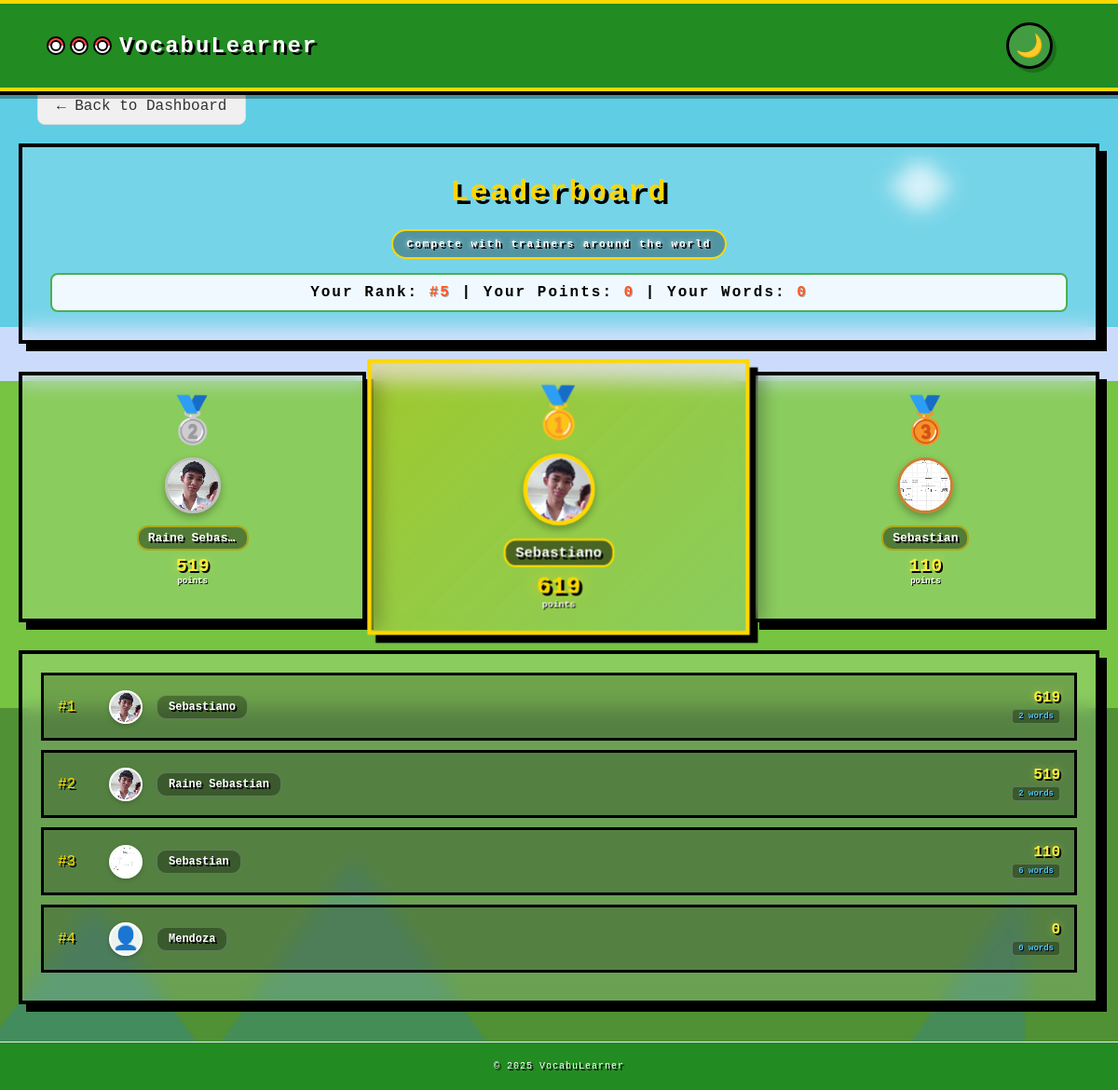
Page /leaderboard (signed in) on the committed database.
### models.py (models this page shows)
class UserAcc(db.Model):
    user_id = db.Column(db.Integer, primary_key=True)
    name = db.Column(db.String(50), nullable=False)
    email = db.Column(db.String(100), unique=True, nullable=False)
    password = db.Column(db.String(200), nullable=False)
    is_admin = db.Column(db.Boolean, default=False)
    is_active = db.Column(db.Boolean, default=True)
    date_created = db.Column(db.DateTime, default=datetime.utcnow)
    last_login = db.Column(db.DateTime)
    last_logout = db.Column(db.DateTime)
    pokemon_name = db.Column(db.String(100))
    pokemon_id = db.Column(db.Integer, db.ForeignKey('pokemon.pokemon_id'))
    profile_picture = db.Column(db.String(200))
    current_streak = db.Column(db.Integer, default=0)
    longest_streak = db.Column(db.Integer, default=0)
    total_points = db.Column(db.Integer, default=0)  # Pokémon EXP
    collected_pokemon = db.relationship('UserPokemon', backref='owner', lazy=True, cascade='all, delete-orphan')

### Main.py (the view)
@app.route('/leaderboard')
@login_required
def leaderboard():
    current_user = get_current_user()
    users = UserAcc.query.filter_by(is_admin=False).order_by(UserAcc.total_points.desc(), UserAcc.name).all()
    from sqlalchemy import func
    word_counts = db.session.query(
        UserWords.user_id,
        func.count(UserWords.word_id).label('word_count')
    ).group_by(UserWords.user_id).all()
    word_count_dict = {user_id: count for user_id, count in word_counts}
    leaderboard_data = []
    current_user_word_count = 0
    user_rank = None
    for rank, user in enumerate(users, start=1):
        word_count = word_count_dict.get(user.user_id, 0)
        if user.user_id == current_user.user_id:
            current_user_word_count = word_count
            user_rank = rank
        leaderboard_data.append({
            'rank': rank,
            'user_id': user.user_id,  # ADD THIS LINE
            'username': user.name,
            'profile_picture': user.profile_picture,
            'score': user.total_points or 0,
            'words': word_count,
            'is_current_user': user.user_id == current_user.user_id
        })
    podium_users = leaderboard_data[:3] if leaderboard_data else []
    return render_template('leaderboard.html',
                         current_user=current_user,
                         current_user_word_count=current_user_word_count,
                         user_rank=user_rank or len(users) + 1,
                         podium_users=podium_users,
                         leaderboard_data=leaderboard_data)

### Main.py (called while the page is built)
def login_required(f):
    @wraps(f)
    def decorated_function(*args, **kwargs):
        if 'user_id' not in session:
            flash("Please log in to access this page.", "warning")
            return redirect(url_for('login'))
        return f(*args, **kwargs)
    return decorated_function

def get_current_user():
    if 'user_id' in session:
        return UserAcc.query.get(session['user_id'])
    return None

### Templates/leaderboard.html (shortened to what this page needs)
{% extends 'base.html' %}
{% block content %}
    {% block logo_link %}
        <a href="{{ url_for('dashboard') }}" class="logo-link">
            <div class="logo-icon">
                <div class="pokeball-mini"></div>
                <div class="pokeball-mini"></div>
                <div class="pokeball-mini"></div>
            </div>
            VocabuLearner
        </a>
    {% endblock %}
    <div style="width: 100%; max-width: 1200px; margin: 20px auto; padding: 0 20px; box-sizing: border-box;">
    </div>
    <div class="leaderboard-container">
        <div style="width: 100%; max-width: 1200px; margin: 20px auto; padding: 0 20px; box-sizing: border-box;">
            <a href="{{ url_for('dashboard') }}" style="display: inline-block; padding: 10px 20px; background-color: #f0f0f0; color: #333; text-decoration: none; border-radius: 8px; font-weight: 500; transition: all 0.3s ease; border: 1px solid #ddd;">
                ← Back to Dashboard
            </a>
        </div>
        <div class="page-title">
            <h1>Leaderboard</h1>
            <p>Compete with trainers around the world</p>
            <div class="user-rank-info">
                Your Rank: <strong>#{{ user_rank }}</strong> |
                Your Points: <strong>{{ current_user.total_points }}</strong> |
                Your Words: <strong>{{ current_user_word_count }}</strong>
            </div>
        </div>
        <div class="top-three">
            <div class="podium second {% if podium_users|length >= 2 %}clickable{% endif %}"
                 {% if podium_users|length >= 2 %}data-profile-url="{{ url_for('view_profile', user_id=podium_users[1].user_id) }}"{% endif %}>
                <div class="rank">🥈</div>
                {% if podium_users|length >= 2 %}
                <div class="podium-user-info">
                    <div class="podium-avatar">
                        {% if podium_users[1].profile_picture %}
                        <img src="{{ podium_users[1].profile_picture }}" alt="{{ podium_users[1].username }}" class="avatar-img">
                        {% else %}
                        <div class="avatar-default">👤</div>
                        {% endif %}
                    </div>
                    <div class="podium-details">
                        <div class="username">{{ podium_users[1].username }}</div>
                        <div class="score">{{ podium_users[1].score }}</div>
                        <div class="label">points</div>
                    </div>
                </div>
                {% endif %}
            </div>
            <div class="podium first {% if podium_users|length >= 1 %}clickable{% endif %}"
                 {% if podium_users|length >= 1 %}data-profile-url="{{ url_for('view_profile', user_id=podium_users[0].user_id) }}"{% endif %}>
                <div class="rank">🥇</div>
                {% if podium_users|length >= 1 %}
                <div class="podium-user-info">
                    <div class="podium-avatar">
                        {% if podium_users[0].profile_picture %}
                        <img src="{{ podium_users[0].profile_picture }}" alt="{{ podium_users[0].username }}" class="avatar-img">
                        {% else %}
                        <div class="avatar-default">👑</div>
                        {% endif %}
                    </div>
                    <div class="podium-details">
                        <div class="username">{{ podium_users[0].username }}</div>
                        <div class="score">{{ podium_users[0].score }}</div>
                        <div class="label">points</div>
                    </div>
                </div>
                {% endif %}
            </div>
            <div class="podium third {% if podium_users|length >= 3 %}clickable{% endif %}"
                 {% if podium_users|length >= 3 %}data-profile-url="{{ url_for('view_profile', user_id=podium_users[2].user_id) }}"{% endif %}>
                <div class="rank">🥉</div>
                {% if podium_users|length >= 3 %}
                <div class="podium-user-info">
                    <div class="podium-avatar">
                        {% if podium_users[2].profile_picture %}
                        <img src="{{ podium_users[2].profile_picture }}" alt="{{ podium_users[2].username }}" class="avatar-img">
                        {% else %}
                        <div class="avatar-default">👤</div>
                        {% endif %}
                    </div>
                    <div class="podium-details">
                        <div class="username">{{ podium_users[2].username }}</div>
                        <div class="score">{{ podium_users[2].score }}</div>
                        <div class="label">points</div>
                    </div>
                </div>
                {% endif %}
            </div>
        </div>
        <div class="leaderboard-list">
            {% if leaderboard_data %}
                {% for entry in leaderboard_data %}
                    <div class="leaderboard-item clickable {% if entry.is_current_user %}you{% endif %}"
                         data-profile-url="{{ url_for('view_profile', user_id=entry.user_id) }}">
                        <div class="item-left">
                            <div class="item-rank">#{{ entry.rank }}</div>
                            <div class="item-avatar">
                                {% if entry.profile_picture %}
                                <img src="{{ entry.profile_picture }}" alt="{{ entry.username }}" class="avatar-img">
                                {% else %}
                                <div class="avatar-default">👤</div>
                                {% endif %}
                            </div>
                            <div class="item-username">
                                {{ entry.username }}
                            </div>
                        </div>
                        <div class="item-right">
                            <div class="item-score">{{ entry.score }}</div>
                            <div class="item-words">{{ entry.words }} words</div>
                        </div>
                    </div>
                {% endfor %}
            {% else %}
                <div class="no-data-message">
                    <p>No users on the leaderboard yet. Be the first to earn points!</p>
                </div>
            {% endif %}
        </div>
    </div>
    <footer class="footer">
        <p>© 2025 VocabuLearner</p>
    </footer>
{% endblock %}

### Templates/base.html (shortened to what this page needs)
<!DOCTYPE html>
<html lang="en">
<head>
    <link rel="stylesheet" href="{{ url_for('static', filename='styles.css') }}">
</head>
<body>
    <div class="cloud-layer">
    </div>
    <div class="mountain-bg">
        <div class="pixel-mountain"></div>
        <div class="pixel-mountain"></div>
        <div class="pixel-mountain"></div>
    </div>
    <div class="particles">
    </div>
    <header class="header">
        <div class="logo">
            {% block logo_link %}{% endblock %}
        </div>
        <div class="theme-toggle-container">
            <button id="themeToggle" class="theme-toggle-btn" aria-label="Toggle dark mode">
                <span class="theme-icon">🌙</span>
            </button>
        </div>
    </header>
    {%block content%}
    {%endblock%}
</body>
</html>

### Templates/leaderboard.html (style rules this page uses)
.leaderboard-container { width: 100%; max-width: 1200px; margin: 0 auto; padding: 0 20px; box-sizing: border-box; }
.footer { width: 100%; max-width: 1200px; margin: 40px auto 0; padding: 20px; text-align: center; border-top: 1px solid #eee; color: #666; font-size: 14px; }

### rows in the picture
UserAcc: total_points "0"
UserAcc: profile_picture (picture), name "Raine Sebas…", total_points "519", rank "2", username "Raine Sebastian", score "519", words "2"
UserAcc: profile_picture (picture), name "Sebastiano", total_points "619", rank "1", username "Sebastiano", score "619", words "2"
UserAcc: profile_picture (picture), name "Sebastian", rank "3", username "Sebastian", score "110", words "6"
UserAcc: rank "4", username "Mendoza", score "0", words "0"

### other values in the picture
{{ user_rank }} "5"
{{ current_user_word_count }} "0"
{{ podium_users[2].score }} "110"
